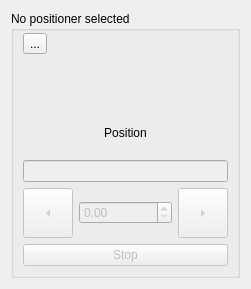
<?xml version="1.0" encoding="UTF-8"?>
<ui version="4.0">
 <class>Form</class>
 <widget class="QWidget" name="Form">
  <property name="geometry">
   <rect>
    <x>0</x>
    <y>0</y>
    <width>251</width>
    <height>289</height>
   </rect>
  </property>
  <property name="minimumSize">
   <size>
    <width>0</width>
    <height>192</height>
   </size>
  </property>
  <property name="maximumSize">
   <size>
    <width>16777215</width>
    <height>16777215</height>
   </size>
  </property>
  <property name="windowTitle">
   <string>Form</string>
  </property>
  <layout class="QVBoxLayout" name="verticalLayout">
   <item>
    <widget class="QGroupBox" name="device_box">
     <property name="title">
      <string>No positioner selected</string>
     </property>
     <layout class="QGridLayout" name="gridLayout" rowstretch="0,0,0,0,0">
      <property name="topMargin">
       <number>0</number>
      </property>
      <item row="3" column="1">
       <widget class="QDoubleSpinBox" name="step_size">
        <property name="enabled">
         <bool>false</bool>
        </property>
       </widget>
      </item>
      <item row="3" column="2">
       <widget class="QToolButton" name="tweak_right">
        <property name="enabled">
         <bool>false</bool>
        </property>
        <property name="minimumSize">
         <size>
          <width>50</width>
          <height>50</height>
         </size>
        </property>
        <property name="maximumSize">
         <size>
          <width>50</width>
          <height>50</height>
         </size>
        </property>
        <property name="text">
         <string>...</string>
        </property>
        <property name="iconSize">
         <size>
          <width>30</width>
          <height>30</height>
         </size>
        </property>
        <property name="arrowType">
         <enum>Qt::ArrowType::RightArrow</enum>
        </property>
       </widget>
      </item>
      <item row="2" column="0" colspan="3">
       <widget class="QLineEdit" name="setpoint">
        <property name="enabled">
         <bool>false</bool>
        </property>
        <property name="alignment">
         <set>Qt::AlignmentFlag::AlignCenter</set>
        </property>
       </widget>
      </item>
      <item row="3" column="0">
       <widget class="QToolButton" name="tweak_left">
        <property name="enabled">
         <bool>false</bool>
        </property>
        <property name="minimumSize">
         <size>
          <width>50</width>
          <height>50</height>
         </size>
        </property>
        <property name="maximumSize">
         <size>
          <width>50</width>
          <height>50</height>
         </size>
        </property>
        <property name="text">
         <string>...</string>
        </property>
        <property name="iconSize">
         <size>
          <width>30</width>
          <height>30</height>
         </size>
        </property>
        <property name="arrowType">
         <enum>Qt::ArrowType::LeftArrow</enum>
        </property>
       </widget>
      </item>
      <item row="4" column="0" colspan="3">
       <widget class="QPushButton" name="stop">
        <property name="enabled">
         <bool>false</bool>
        </property>
        <property name="text">
         <string>Stop</string>
        </property>
       </widget>
      </item>
      <item row="0" column="0" colspan="3">
       <layout class="QVBoxLayout" name="verticalLayout_2">
        <item>
         <layout class="QHBoxLayout" name="horizontalLayout">
          <item>
           <widget class="QToolButton" name="tool_button">
            <property name="text">
             <string>...</string>
            </property>
           </widget>
          </item>
          <item>
           <spacer name="horizontalSpacer">
            <property name="orientation">
             <enum>Qt::Orientation::Horizontal</enum>
            </property>
            <property name="sizeType">
             <enum>QSizePolicy::Policy::Expanding</enum>
            </property>
            <property name="sizeHint" stdset="0">
             <size>
              <width>40</width>
              <height>20</height>
             </size>
            </property>
           </spacer>
          </item>
          <item>
           <widget class="SpinnerWidget" name="spinner_widget">
            <property name="minimumSize">
             <size>
              <width>25</width>
              <height>25</height>
             </size>
            </property>
            <property name="maximumSize">
             <size>
              <width>25</width>
              <height>25</height>
             </size>
            </property>
           </widget>
          </item>
         </layout>
        </item>
        <item>
         <widget class="PositionIndicator" name="position_indicator"/>
        </item>
        <item>
         <widget class="QLabel" name="readback">
          <property name="text">
           <string>Position</string>
          </property>
          <property name="alignment">
           <set>Qt::AlignmentFlag::AlignCenter</set>
          </property>
         </widget>
        </item>
       </layout>
      </item>
     </layout>
    </widget>
   </item>
  </layout>
 </widget>
 <customwidgets>
  <customwidget>
   <class>SpinnerWidget</class>
   <extends>QWidget</extends>
   <header>spinner_widget</header>
  </customwidget>
  <customwidget>
   <class>PositionIndicator</class>
   <extends>QWidget</extends>
   <header>position_indicator</header>
  </customwidget>
 </customwidgets>
 <resources/>
 <connections/>
</ui>
